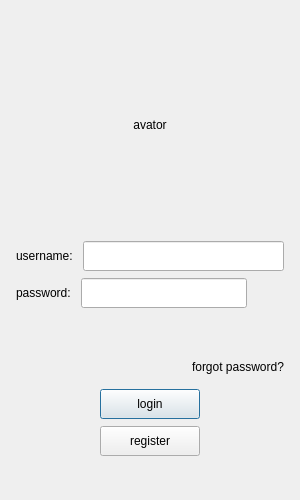
<?xml version="1.0" encoding="UTF-8"?>
<ui version="4.0">
 <class>LoginInterface</class>
 <widget class="QDialog" name="LoginInterface">
  <property name="geometry">
   <rect>
    <x>0</x>
    <y>0</y>
    <width>300</width>
    <height>500</height>
   </rect>
  </property>
  <property name="minimumSize">
   <size>
    <width>300</width>
    <height>500</height>
   </size>
  </property>
  <property name="maximumSize">
   <size>
    <width>300</width>
    <height>500</height>
   </size>
  </property>
  <property name="windowTitle">
   <string>Dialog</string>
  </property>
  <layout class="QVBoxLayout" name="verticalLayout_2">
   <item>
    <layout class="QVBoxLayout" name="verticalLayout">
     <property name="spacing">
      <number>7</number>
     </property>
     <property name="leftMargin">
      <number>5</number>
     </property>
     <property name="topMargin">
      <number>5</number>
     </property>
     <property name="rightMargin">
      <number>5</number>
     </property>
     <property name="bottomMargin">
      <number>5</number>
     </property>
     <item>
      <widget class="QWidget" name="widget" native="true">
       <layout class="QHBoxLayout" name="horizontalLayout_10">
        <item>
         <widget class="QLabel" name="label">
          <property name="minimumSize">
           <size>
            <width>200</width>
            <height>200</height>
           </size>
          </property>
          <property name="maximumSize">
           <size>
            <width>200</width>
            <height>200</height>
           </size>
          </property>
          <property name="text">
           <string>avator</string>
          </property>
          <property name="alignment">
           <set>Qt::AlignmentFlag::AlignCenter</set>
          </property>
         </widget>
        </item>
       </layout>
      </widget>
     </item>
     <item>
      <layout class="QHBoxLayout" name="horizontalLayout">
       <property name="spacing">
        <number>7</number>
       </property>
       <property name="leftMargin">
        <number>0</number>
       </property>
       <property name="topMargin">
        <number>0</number>
       </property>
       <property name="rightMargin">
        <number>0</number>
       </property>
       <property name="bottomMargin">
        <number>0</number>
       </property>
       <item>
        <widget class="QLabel" name="username_label">
         <property name="minimumSize">
          <size>
           <width>0</width>
           <height>30</height>
          </size>
         </property>
         <property name="maximumSize">
          <size>
           <width>16777215</width>
           <height>30</height>
          </size>
         </property>
         <property name="text">
          <string>username: </string>
         </property>
        </widget>
       </item>
       <item>
        <widget class="QLineEdit" name="username_edit">
         <property name="minimumSize">
          <size>
           <width>0</width>
           <height>30</height>
          </size>
         </property>
         <property name="maximumSize">
          <size>
           <width>16777215</width>
           <height>30</height>
          </size>
         </property>
        </widget>
       </item>
      </layout>
     </item>
     <item>
      <layout class="QHBoxLayout" name="horizontalLayout_2">
       <item>
        <widget class="QLabel" name="passwd_label">
         <property name="minimumSize">
          <size>
           <width>0</width>
           <height>30</height>
          </size>
         </property>
         <property name="maximumSize">
          <size>
           <width>16777215</width>
           <height>30</height>
          </size>
         </property>
         <property name="text">
          <string>password: </string>
         </property>
        </widget>
       </item>
       <item>
        <widget class="QLineEdit" name="passwd_edit">
         <property name="minimumSize">
          <size>
           <width>0</width>
           <height>30</height>
          </size>
         </property>
         <property name="maximumSize">
          <size>
           <width>16777215</width>
           <height>30</height>
          </size>
         </property>
        </widget>
       </item>
       <item>
        <widget class="PasswordDisplaySwitching" name="passwd_display">
         <property name="minimumSize">
          <size>
           <width>30</width>
           <height>30</height>
          </size>
         </property>
         <property name="maximumSize">
          <size>
           <width>30</width>
           <height>30</height>
          </size>
         </property>
         <property name="text">
          <string/>
         </property>
        </widget>
       </item>
      </layout>
     </item>
     <item>
      <layout class="QHBoxLayout" name="horizontalLayout_7">
       <item>
        <widget class="QLabel" name="status_label_3">
         <property name="minimumSize">
          <size>
           <width>0</width>
           <height>30</height>
          </size>
         </property>
         <property name="maximumSize">
          <size>
           <width>16777215</width>
           <height>30</height>
          </size>
         </property>
         <property name="text">
          <string/>
         </property>
         <property name="alignment">
          <set>Qt::AlignmentFlag::AlignCenter</set>
         </property>
        </widget>
       </item>
      </layout>
     </item>
     <item>
      <layout class="QHBoxLayout" name="horizontalLayout_3">
       <item>
        <spacer name="horizontalSpacer">
         <property name="orientation">
          <enum>Qt::Orientation::Horizontal</enum>
         </property>
         <property name="sizeHint" stdset="0">
          <size>
           <width>40</width>
           <height>20</height>
          </size>
         </property>
        </spacer>
       </item>
       <item>
        <widget class="ForgotPassword" name="forgot_passwd_label">
         <property name="minimumSize">
          <size>
           <width>0</width>
           <height>30</height>
          </size>
         </property>
         <property name="maximumSize">
          <size>
           <width>16777215</width>
           <height>30</height>
          </size>
         </property>
         <property name="text">
          <string>forgot password?</string>
         </property>
        </widget>
       </item>
      </layout>
     </item>
     <item>
      <layout class="QHBoxLayout" name="horizontalLayout_4">
       <item>
        <spacer name="horizontalSpacer_2">
         <property name="orientation">
          <enum>Qt::Orientation::Horizontal</enum>
         </property>
         <property name="sizeHint" stdset="0">
          <size>
           <width>40</width>
           <height>20</height>
          </size>
         </property>
        </spacer>
       </item>
       <item>
        <widget class="QPushButton" name="login_button">
         <property name="minimumSize">
          <size>
           <width>100</width>
           <height>30</height>
          </size>
         </property>
         <property name="maximumSize">
          <size>
           <width>16777215</width>
           <height>30</height>
          </size>
         </property>
         <property name="text">
          <string>login</string>
         </property>
        </widget>
       </item>
       <item>
        <spacer name="horizontalSpacer_3">
         <property name="orientation">
          <enum>Qt::Orientation::Horizontal</enum>
         </property>
         <property name="sizeHint" stdset="0">
          <size>
           <width>40</width>
           <height>20</height>
          </size>
         </property>
        </spacer>
       </item>
      </layout>
     </item>
     <item>
      <layout class="QHBoxLayout" name="horizontalLayout_5">
       <item>
        <spacer name="horizontalSpacer_4">
         <property name="orientation">
          <enum>Qt::Orientation::Horizontal</enum>
         </property>
         <property name="sizeHint" stdset="0">
          <size>
           <width>40</width>
           <height>20</height>
          </size>
         </property>
        </spacer>
       </item>
       <item>
        <widget class="QPushButton" name="register_button">
         <property name="minimumSize">
          <size>
           <width>100</width>
           <height>30</height>
          </size>
         </property>
         <property name="maximumSize">
          <size>
           <width>16777215</width>
           <height>30</height>
          </size>
         </property>
         <property name="text">
          <string>register</string>
         </property>
        </widget>
       </item>
       <item>
        <spacer name="horizontalSpacer_5">
         <property name="orientation">
          <enum>Qt::Orientation::Horizontal</enum>
         </property>
         <property name="sizeHint" stdset="0">
          <size>
           <width>40</width>
           <height>20</height>
          </size>
         </property>
        </spacer>
       </item>
      </layout>
     </item>
     <item>
      <spacer name="verticalSpacer">
       <property name="orientation">
        <enum>Qt::Orientation::Vertical</enum>
       </property>
       <property name="sizeHint" stdset="0">
        <size>
         <width>20</width>
         <height>40</height>
        </size>
       </property>
      </spacer>
     </item>
    </layout>
   </item>
  </layout>
 </widget>
 <customwidgets>
  <customwidget>
   <class>ForgotPassword</class>
   <extends>QLabel</extends>
   <header>forgotpassword.h</header>
  </customwidget>
  <customwidget>
   <class>PasswordDisplaySwitching</class>
   <extends>QLabel</extends>
   <header>passworddisplayswitching.h</header>
  </customwidget>
 </customwidgets>
 <resources/>
 <connections/>
</ui>
